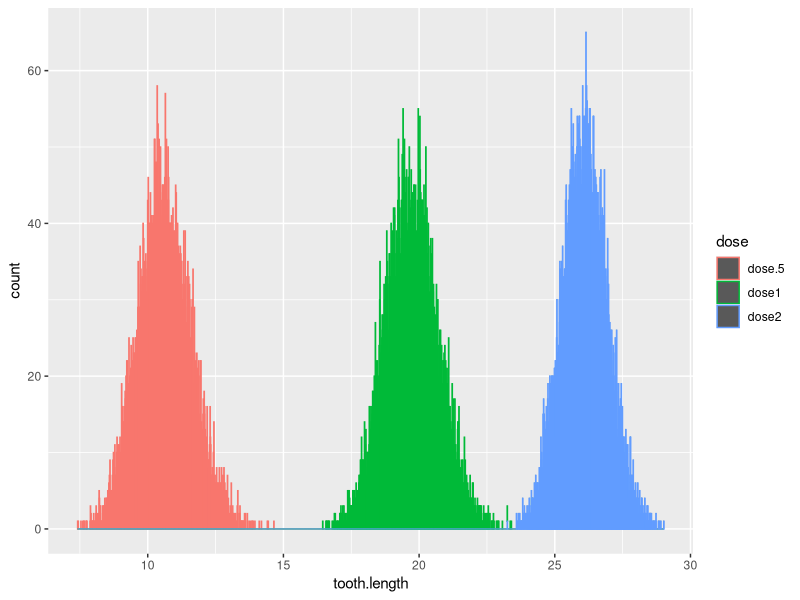
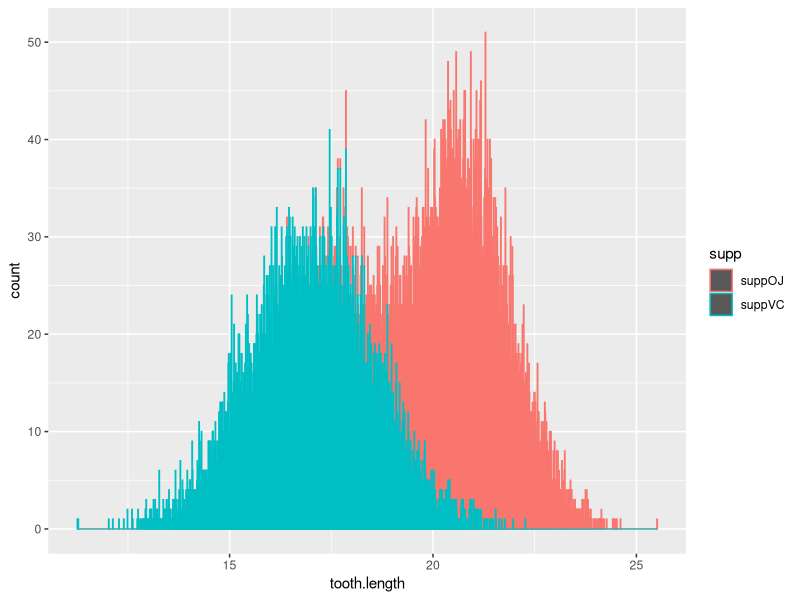

Reproduce these figures in R, in order. (Note: this script raises an error after producing the figures.)
library(dplyr)
library(reshape2)
library(ggplot2)

data("ToothGrowth")

d.5<-filter(ToothGrowth,dose==.5)
d1<-filter(ToothGrowth,dose==1)
d2<-filter(ToothGrowth,dose==2)
sOJ<-filter(ToothGrowth,supp=="OJ")
sVC<-filter(ToothGrowth,supp=="VC")



#~~~~~~~~~~~~~~~~~~~~~~~~RESAMPLING~~~~~~~~~~~~~~~~~~~~~~~~~~~~~~~~~~~~~~~~~~~~~~~~

reSample_Dose<-function(n=1000,yVar=3){
      rows.5<-sample(1:nrow(d.5),size=n,replace=TRUE)
      rows1<-sample(1:nrow(d1),size=n,replace=TRUE)
      rows2<-sample(1:nrow(d2),size=n,replace=TRUE)
      
      dSamp.5<-d.5[rows.5,c(1,yVar)]
      dSamp1<-d1[rows1,c(1,yVar)]
      dSamp2<-d2[rows2,c(1,yVar)]
      
      d.5_avg<-mean(dSamp.5$len)
      d1_avg<-mean(dSamp1$len)
      d2_avg<-mean(dSamp2$len)
      
      return(c(d.5_avg,d1_avg,d2_avg))
}

mySample<-data.frame(t(replicate(10000,reSample_Dose(n=20))))
names(mySample) <- c("dose.5","dose1","dose2")
mySampleMelt<-melt(mySample)
names(mySampleMelt)<-c("dose","tooth.length")
ggplot(mySampleMelt,aes(x=tooth.length, color = dose)) +
      geom_histogram(binwidth = .01)

reSample_Supp<-function(n=1000,yVar=2){
      rowsOJ<-sample(1:nrow(sOJ),size=n,replace=TRUE)
      rowsVC<-sample(1:nrow(sVC),size=n,replace=TRUE)
      
      sSampOJ<-sOJ[rowsOJ,c(1,yVar)]
      sSampVC<-sVC[rowsVC,c(1,yVar)]
      
      OJ_avg<-mean(sSampOJ$len)
      VC_avg<-mean(sSampVC$len)
      
      return(c(OJ_avg,VC_avg))
}

mySample2<-data.frame(t(replicate(10000,reSample_Supp(n=30))))
names(mySample2) <- c("suppOJ","suppVC")
mySampleMelt2<-melt(mySample2)
names(mySampleMelt2)<-c("supp","tooth.length")
ggplot(mySampleMelt2,aes(x=tooth.length, color = supp)) +
      geom_histogram(binwidth = .01)



#~~~~~~~~~~~~~~~~~~~~~~~~HYPOTHESIS TESTING~~~~~~~~~~~~~~~~~~~~~~~~~~~~~~~~~~~~~~~~~~~~~~~~
#Null Hypothesis is: the average tooth growth is identical across all doses and all supplements

data("ToothGrowth")

d.5<-filter(ToothGrowth,dose==.5)
d1<-filter(ToothGrowth,dose==1)
d2<-filter(ToothGrowth,dose==2)

#Hy
t.test(len~dose,paired=FALSE,data=rbind(d1,d.5))$conf
t.test(len~dose,paired=FALSE,data=rbind(d2,d1))
t.test(len~dose,paired=FALSE,data=rbind(d2,d.5))
t.test(len~supp,paired=FALSE,data=ToothGrowth)
